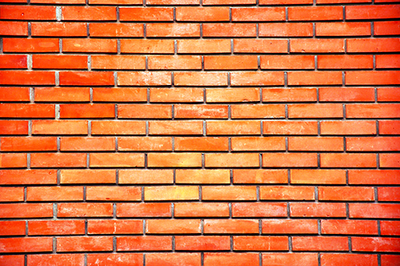
#> input picture 01_OpenCV/02_OpenCV-Basic-Image-Processing-Operations/07_image-gradients/image/_bricks.png, 400 x 266 px, found by its file name
$ python opencv_magnitude_orientation.py   (older library calls are emulated)
#> lines starting #> are read from the running program, lines starting #| are printed output that depends on the picture
import cv2
import numpy as np
import matplotlib.pyplot as plt
import logging

logging.basicConfig(level=logging.INFO)

def display_image(title, image, cmap=None):
    plt.imshow(image, cmap=cmap)
    plt.title(title)
    plt.show()

def calculate_magnitude_and_orientation(image_path):
    # Load the input image and convert it to grayscale
#> called with image_path = '07_image-gradients\\image\\_bricks.png'
    logging.info(f"Loading image from: {image_path}")
    image = cv2.imread(image_path)
#> image is the input picture: shape (266, 400, 3); mean B, G, R 66.4, 117, 216.7
    gray = cv2.cvtColor(image, cv2.COLOR_BGR2GRAY)
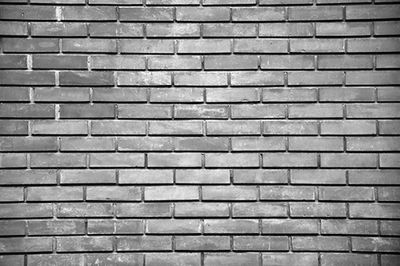
#> gray: shape (266, 400); min 0, max 255, mean 141

    # Compute gradients along the x and y axis, respectively
    gX = cv2.Sobel(gray, cv2.CV_64F, 1, 0)
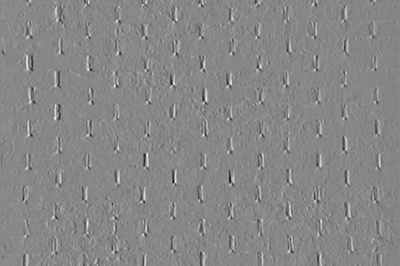
#> gX: shape (266, 400) float64; min -783, max 690, mean -0.3; drawn with min black and max white
    gY = cv2.Sobel(gray, cv2.CV_64F, 0, 1)
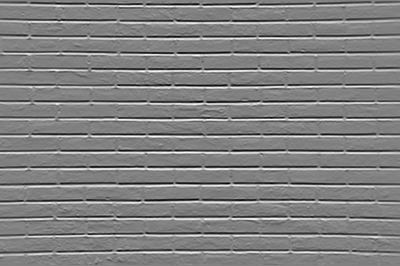
#> gY: shape (266, 400) float64; min -1005, max 973, mean -0.6; drawn with min black and max white

    # Compute the gradient magnitude and orientation
    magnitude = np.sqrt((gX ** 2) + (gY ** 2))
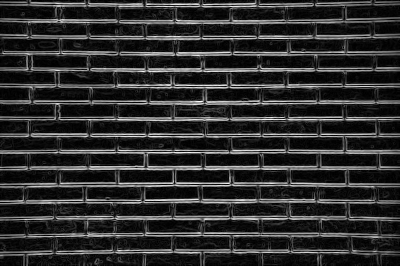
#> magnitude: shape (266, 400) float64; min 0, max 1005.1, mean 178; drawn with min black and max white
    orientation = np.arctan2(gY, gX) * (180 / np.pi) % 180
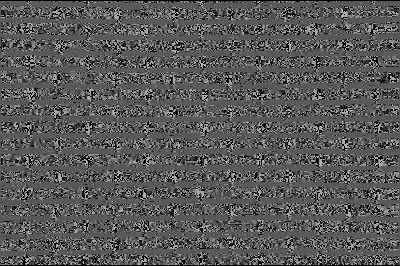
#> orientation: shape (266, 400) float64; min 0, max 179.9, mean 88.7

    # Display the images
    display_image("Grayscale", gray, cmap="gray")
    display_image("Gradient Magnitude", magnitude, cmap="jet")
    display_image("Gradient Orientation [0, 180]", orientation, cmap="jet")

def main():
    # Specify the path to the input image
    image_path = "07_image-gradients\image\_bricks.png"
    calculate_magnitude_and_orientation(image_path)

if __name__ == "__main__":
    main()
